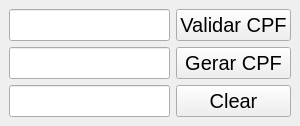
<?xml version="1.0" encoding="UTF-8"?>
<ui version="4.0">
 <class>MainWindow</class>
 <widget class="QMainWindow" name="MainWindow">
  <property name="geometry">
   <rect>
    <x>0</x>
    <y>0</y>
    <width>300</width>
    <height>121</height>
   </rect>
  </property>
  <property name="minimumSize">
   <size>
    <width>300</width>
    <height>0</height>
   </size>
  </property>
  <property name="maximumSize">
   <size>
    <width>300</width>
    <height>121</height>
   </size>
  </property>
  <property name="windowTitle">
   <string>Validador de CPF</string>
  </property>
  <widget class="QWidget" name="centralwidget">
   <layout class="QGridLayout" name="gridLayout">
    <item row="0" column="3">
     <widget class="QPushButton" name="btnValidarCPF">
      <property name="font">
       <font>
        <family>MS Sans Serif</family>
        <pointsize>15</pointsize>
       </font>
      </property>
      <property name="text">
       <string>Validar CPF</string>
      </property>
     </widget>
    </item>
    <item row="1" column="3">
     <widget class="QPushButton" name="btnGerarCPF">
      <property name="font">
       <font>
        <family>MS Sans Serif</family>
        <pointsize>15</pointsize>
       </font>
      </property>
      <property name="text">
       <string>Gerar CPF</string>
      </property>
     </widget>
    </item>
    <item row="2" column="0">
     <widget class="QLineEdit" name="mostrarResultado">
      <property name="font">
       <font>
        <family>MS Sans Serif</family>
        <pointsize>15</pointsize>
       </font>
      </property>
     </widget>
    </item>
    <item row="0" column="0">
     <widget class="QLineEdit" name="receberCPF">
      <property name="font">
       <font>
        <family>MS Sans Serif</family>
        <pointsize>15</pointsize>
       </font>
      </property>
     </widget>
    </item>
    <item row="1" column="0">
     <widget class="QLineEdit" name="cpfSemEspecial">
      <property name="font">
       <font>
        <family>MS Sans Serif</family>
        <pointsize>15</pointsize>
       </font>
      </property>
     </widget>
    </item>
    <item row="2" column="3">
     <widget class="QPushButton" name="btnclear">
      <property name="font">
       <font>
        <family>MS Sans Serif</family>
        <pointsize>15</pointsize>
       </font>
      </property>
      <property name="text">
       <string>Clear</string>
      </property>
     </widget>
    </item>
   </layout>
  </widget>
 </widget>
 <resources/>
 <connections/>
</ui>
